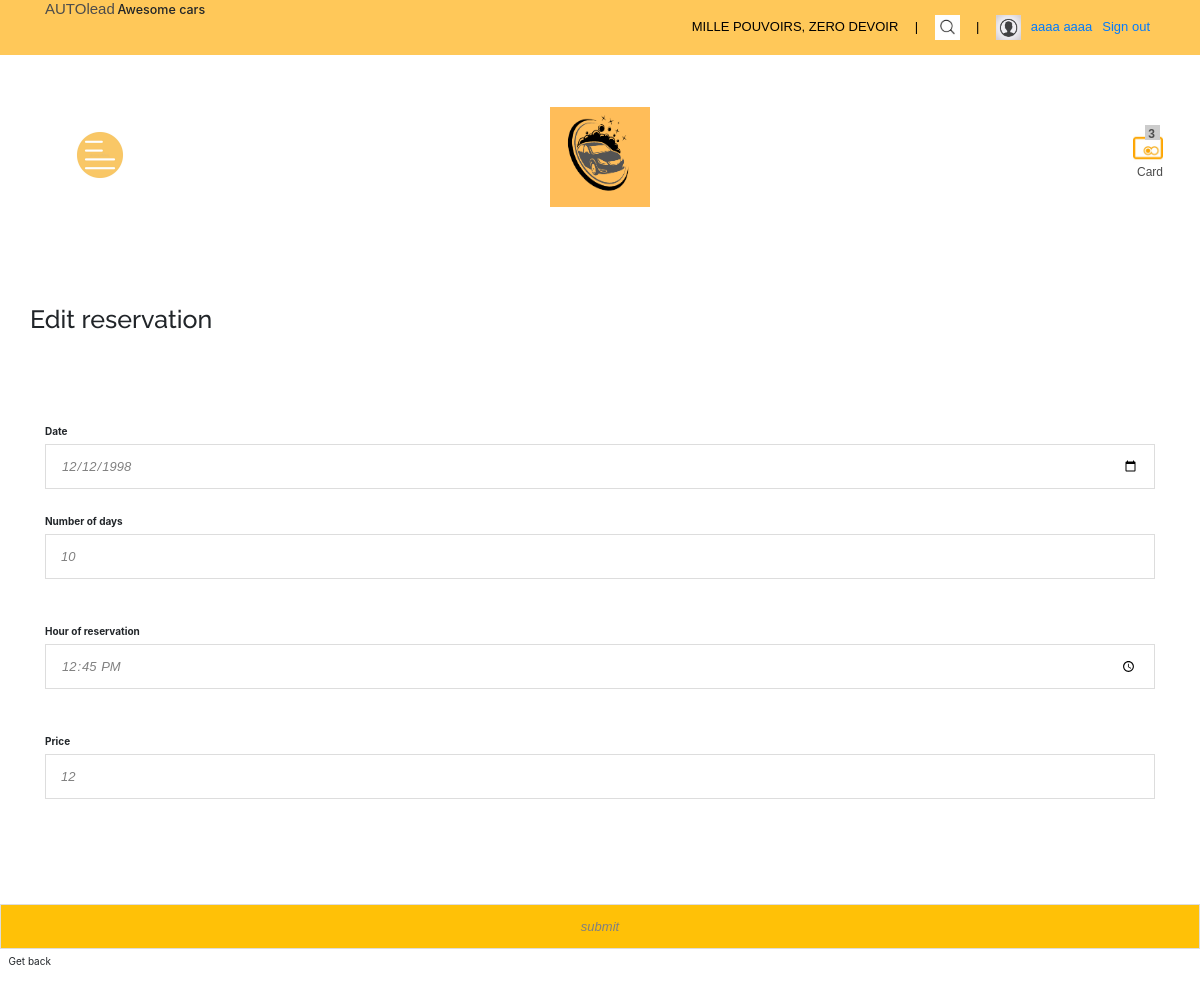
The page /Views/front/browse111.php?id=16 (signed in) on the database its author committed.
### tables this page shows
CREATE TABLE `voitures_a_louer` (
  `code_reservation` int(11) NOT NULL,
  `date_reservation` date NOT NULL,
  `nb_jours` int(11) NOT NULL,
  `heure_res` time NOT NULL,
  `prix_res` double NOT NULL
);

### Views/front/browse111.php (the view, shortened to what this page needs)
<!DOCTYPE html>
<html lang="en">
<head>
	<link rel="stylesheet" type="text/css" href="assets/bootstrap/css/bootstrap.min.css">
	<link rel="stylesheet" type="text/css" href="assets/css/style.css">
	<link rel="stylesheet" type="text/css" href="assets/css/responsive-style.css">
	<link rel="stylesheet" type="text/css" href="assets/css/style-light.css">
<link rel="stylesheet" type="text/css" href="https://cdn.jsdelivr.net/gh/kenwheeler/slick@1.8.1/slick/slick-theme.css" />
<link rel="stylesheet" type="text/css" href="https://cdn.jsdelivr.net/npm/slick-carousel@1.8.1/slick/slick.css" />
<link rel="stylesheet" type="text/css" href="https://cdnjs.cloudflare.com/ajax/libs/font-awesome/4.7.0/css/font-awesome.min.css" />
<link rel="stylesheet" type="text/css" href="https://stackpath.bootstrapcdn.com/bootstrap/4.4.1/css/bootstrap.css" />
</head>
	<body>
		<header>
			<section class="container-fluid">
				<div class="row" id="topbar">
					<div class="col-sm-5">
						<ul id="topleft">
							<li><h4>AUTOlead</h4></li>
							<li><h5>Awesome cars</h5></li>
						</ul>
					</div>
					<div class="col-sm-7">
						<ul id="topright">
							<li>MILLE POUVOIRS, ZERO DEVOIR</li>
							<li>&nbsp;|&nbsp;</li>
							<li id="searchlink" class="searchlink withpopup"><a href="search.php" class="search"><img src="search.jpeg" alt="Search" width="25" height="25"></a>
							</li>
							<li>&nbsp;|&nbsp;</li>
							<li id="userlink" class="userlogin withpopup"><a href="#"><img src="user.jpeg" alt="User" width="25" height="25"></a>
								<div class="popup" id="usermenu">
								<?php
                                            if (isset($_SESSION['username'])) {
                                                echo ' <li><a href="">'. $_SESSION['nom_prenom_user'].'</a></li>';
                                        echo '<li><a href="logout.php">Sign out</a></li>';
                                            }  else {
                                        echo ' <li><a href="login.php">Sign in</a></li>';
                                        echo ' <li><a href="signup.php">Sign up</a></li>';
                                        }
                                        ?>
      							</div>
							</li>
						</ul>
					</div>
				</div>
				<div class="row pagehead">
					<div class="col-sm-2 col-xs-2">
						<div id="nav-toggle">
							<a href="#"><img src="menu.jpg" width="50" height="50" alt="menu"></a>
						</div>
					</div>
					<div class="col-sm-8 col-xs-8" id="logo">
						<a href="index.html"><img src="logo.png" alt="AUTOlead Logo" width="100" height="100"></a>
					</div>
					<div class="col-sm-1 col-sm-offset-1 col-xs-2">
						<div id="cart">
							<div id="cartitems">
								<span>&nbsp;3</span>
							</div>
							<a href="#"><img src="card.png" alt="Cart" width="30" height="30">Card</a>
						</div>
					</div>
				</div>
			</section>
            <br />
<?php require 'database.php';
$code_reservation = null;
 if ( !empty($_GET['id'])) { $code_reservation = $_REQUEST['id']; }
 if ($_SERVER["REQUEST_METHOD"] == "POST" && !empty($_POST))
{
               $code_reservationErr="";
               $date_reservationErr="";
               $nb_joursErr="";
               $prix_resErr="";
               $heure_resErr="";
           $valid = true;
           $date_reservation = htmlentities(trim($_POST['date_reservation']));
           $nb_jours = htmlentities(trim($_POST['nb_jours']));
           $heure_res = htmlentities(trim($_POST['heure_res']));
           $prix_res = htmlentities(trim($_POST['prix_res']));
           if (empty($code_reservation))
           { $code_reservationErr = 'Please enter code_reservation'; $valid = false; }
          else if (!preg_match("/^[0-9]*$/",$code_reservation))
          {  $code_reservationErr = "Only Number space allowed"; }
          if(empty($date_reservation))
          {  $date_reservationErr='Please Enter Date '; $valid= false; }
          if(empty($heure_res))
          {  $heure_resErr='Please Enter Heures de reservations '; $valid= false; }
          if(empty( $nb_jours))
          {  $nb_joursErr='Please Enter Nombre de jours '; $valid= false; }
          if(empty( $prix_res))
          {  $prix_resErr='Please Enter Prix '; $valid= false; }
          if ($valid) {
            $pdo = DatabaseConnect::connect();
            $pdo->setAttribute(PDO::ATTR_ERRMODE, PDO::ERRMODE_EXCEPTION);
             $sql = "UPDATE voitures_a_louer SET date_reservation = ?,nb_jours = ?, heure_res = ?, prix_res = ?  WHERE code_reservation=".$_GET['id'];
             $q = $pdo->prepare($sql);
             $q->execute(array( $date_reservation, $nb_jours, $heure_res, $prix_res));
             DatabaseConnect::disconnect();
             header("Location: browse1.php");
         }
        }
        else {
              $pdo = DatabaseConnect::connect();
             $pdo->setAttribute(PDO::ATTR_ERRMODE, PDO::ERRMODE_EXCEPTION);
             $sql = "SELECT * FROM voitures_a_louer where code_reservation = ?";
             $q = $pdo->prepare($sql);
             $q->execute(array($code_reservation));
             $data = $q->fetch(PDO::FETCH_ASSOC);
             $code_reservation = $data['code_reservation'];
             $date_reservation = $data['date_reservation'];
             $nb_jours = $data['nb_jours'];
             $heure_res = $data['heure_res'];
             $prix_res = $data['prix_res'];
         }
     ?>
<br />
<div class="container mx-auto">
<br />
<div class="row">
<br />
<h1>Edit reservation</h1>
</div>
<p>
<br />
<form method="post" action="edit.php?id=<?php echo $code_reservation ;?>">
<br />
<p>
<br />
<div class="control-group<?php echo !empty($date_reservationErr)?'error':'';?>">
                    <label class="control-label">Date</label>
<br />
<div class="controls">
                            <input type="date" name="date_reservation" value="<?php echo !empty($date_reservation)?$date_reservation:''; ?>">
</div>
</div>
<br />
<div class="control-group<?php echo !empty($nb_joursErr)?'error':'';?>">
                    <label class="control-label">Number of days</label>
<br />
<div class="controls">
                            <input type="number" name="nb_jours" value="<?php echo !empty($nb_jours)?$nb_jours:''; ?>">
</div>
</div>
<p>
<br />
<div class="control-group <?php echo !empty($heure_resErr)?'error':'';?>">
                        <label class="control-label">Hour of reservation </label>
<br />
<div class="controls">
                            <input name="heure_res" type="time" placeholder="Email Address" value="<?php echo !empty($heure_res)?$heure_res:'';?>">
</div>
</div>
<p>
<br />
<div class="control-group <?php echo !empty($prix_resErr)?'error':'';?>">
                        <label class="control-label">Price</label>
<br />
<div class="controls">
                            <input name="prix_res" type="text" placeholder="Prix" value="<?php echo !empty($prix_res) ? $prix_res:'';?>">
</div>
</div>
<p>
<br />
<br />
</div>
<p>
<br />
<div class="form-actions">
                 <input type="submit" class="btn btn-warning" name="submit" value="submit">
                 <a class="btn" href="browse11.php">Get back</a>
</div>
 </body>
</html>

### Views/front/assets/css/style.css (style rules this page uses)
p, span { font-family: "Montserrat-Light",sans-serif; font-size:14px; font-weight: 300; color:#808080; line-height: 25px; }
h1, .jumbotron h1 { font-family: 'Raleway', sans-serif; font-weight: 800; font-size: 30px; }
h4 { font-family: "Montserrat-Regular",sans-serif; font-size:30px; color:#4c4c4c; }
input:not(.input-btn), textarea { border-radius: 0; border:solid 1px #ddd; font-family: "Montserrat-Light",sans-serif!important; font-size: 13px; font-style: italic; font-weight: 300; color:#808080; width: 100%; height:45px; padding:5px 15px; resize:none; transition:border-color 0.5s ease; }
#topbar { position: relative; z-index: 4; }
header { position: relative; }
header ul { list-style: none; padding:0; margin:0; }
.pagehead { text-align:center; }
.row.pagehead { display: -ms-flexbox; display: -webkit-flex; display: flex; -ms-flex-align: center; -webkit-align-items: center; -webkit-box-align: center; align-items: center; }
header ul > li { font-size:13px; display: inline-block; }
ul#topleft { margin-left:30px; }
ul#topright { margin-right: 30px; float:right; }
ul#topright > li { display: inline-block; padding:15px 5px; text-align:center; font-family:"Montserrat-Light", sans-serif; color:#000; text-decoration: none; box-sizing: border-box; }
#usermenu { padding-bottom: 5px; }
.popup { box-sizing: border-box; display: none; position: absolute; z-index: 3; top: 25px; right: 30px; padding: 15px; padding-top:30px; border-bottom: solid 1px #ccc; }
#logo { display: inline-block; text-align:center; margin:52px 0; }
#nav-toggle { margin:66px 30px; display: inline-block; }
#nav-toggle > a { text-decoration: none; padding:2px 8px; display: table-cell; vertical-align: middle; }
#cart { margin:67px 0; position:relative; display: inline-block; }
#cart img { margin-right: 5px; }
#cart > a { padding:8px; color:#4c4c4c; font-family: "Montserrat-Regular",sans-serif; font-size: 12px; display: inline-block; transition:color 0.5s ease; }
#cartitems { background-image:url("http://placehold.it/15x15"); width:15px; height:15px; position:absolute; left:30px; top:0; }
#cartitems > span { color:#4c4c4c; font-family:"Montserrat-Regular",sans-serif; font-weight: 700; font-size: 12px; line-height: 18px; display: table-cell; vertical-align: middle; text-align: center; }

### Views/front/assets/css/style-light.css (style rules this page uses)
header #topbar { background-color:#ffc859; }

### rows shown on the page
voitures_a_louer: date_reservation "12/12/1998", nb_jours "10", heure_res "12:45:00", prix_res "12"

### other values the page prints
$_SESSION['nom_prenom_user'] "aaaa aaaa"
